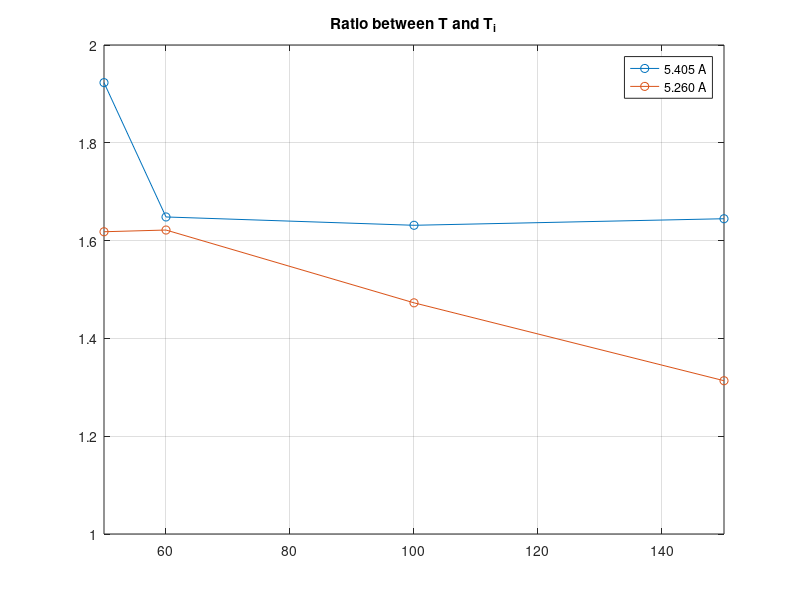

The MATLAB source for this figure:
data2 = [91.2 61.3 36.4 26.0];
data1 = [150 100 60 50];
plot(fliplr(data1), fliplr(data1./data2),'o-')
axis([50 150 1 2])
title('Ratio between T and T_i')
hold on
box on
grid on
data3 = [114.2 67.9 37.0 30.9];
plot(fliplr(data1), fliplr(data1./data3),'o-')
legend('5.405 A','5.260 A')